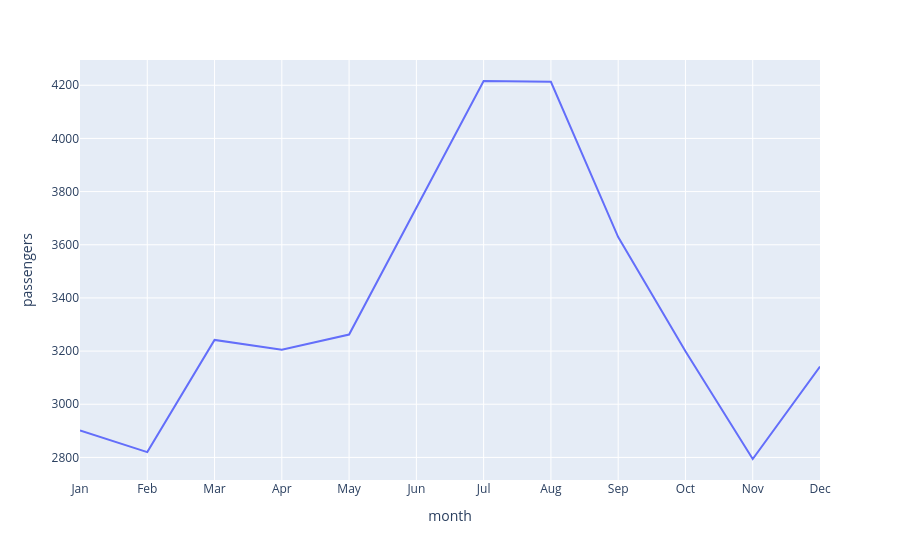

Write notebook code for a chart like this one.
### Code cell
import plotly.express as px
px.line(monthly_pass,x='month',y='passengers')

### Figure 1 — Plotly figure (JSON) as saved in the notebook; plotly's stock layout.template omitted (floating-point values rounded to 4 significant figures)
{"data": [{"hovertemplate": "month=%{x}<br>passengers=%{y}<extra></extra>", "legendgroup": "", "line": {"color": "#636efa", "dash": "solid"}, "marker": {"symbol": "circle"}, "mode": "lines", "name": "", "orientation": "v", "showlegend": false, "type": "scatter", "x": ["Jan", "Feb", "Mar", "Apr", "May", "Jun", "Jul", "Aug", "Sep", "Oct", "Nov", "Dec"], "xaxis": "x", "y": [2901, 2820, 3242, 3205, 3262, 3740, 4216, 4213, 3629, 3199, 2794, 3142], "yaxis": "y"}], "layout": {"legend": {"tracegroupgap": 0}, "margin": {"t": 60}, "xaxis": {"anchor": "y", "domain": [0, 1], "title": {"text": "month"}}, "yaxis": {"anchor": "x", "domain": [0, 1], "title": {"text": "passengers"}}}}
